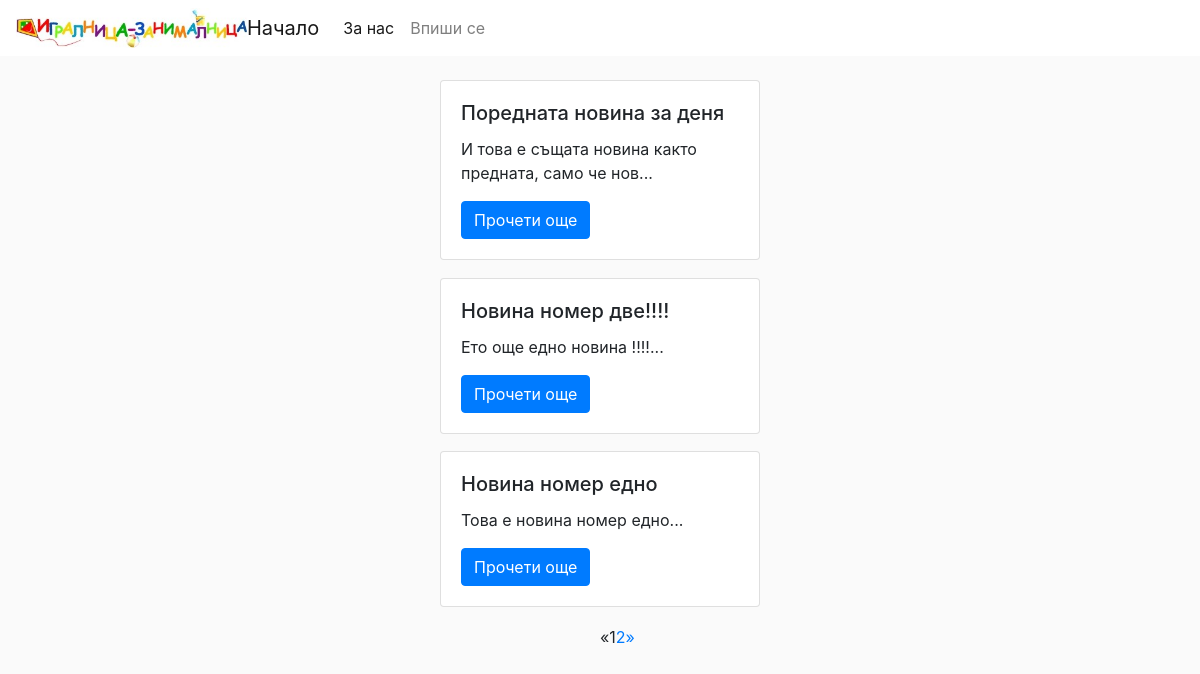
/, run on an earlier commit of the app's database.
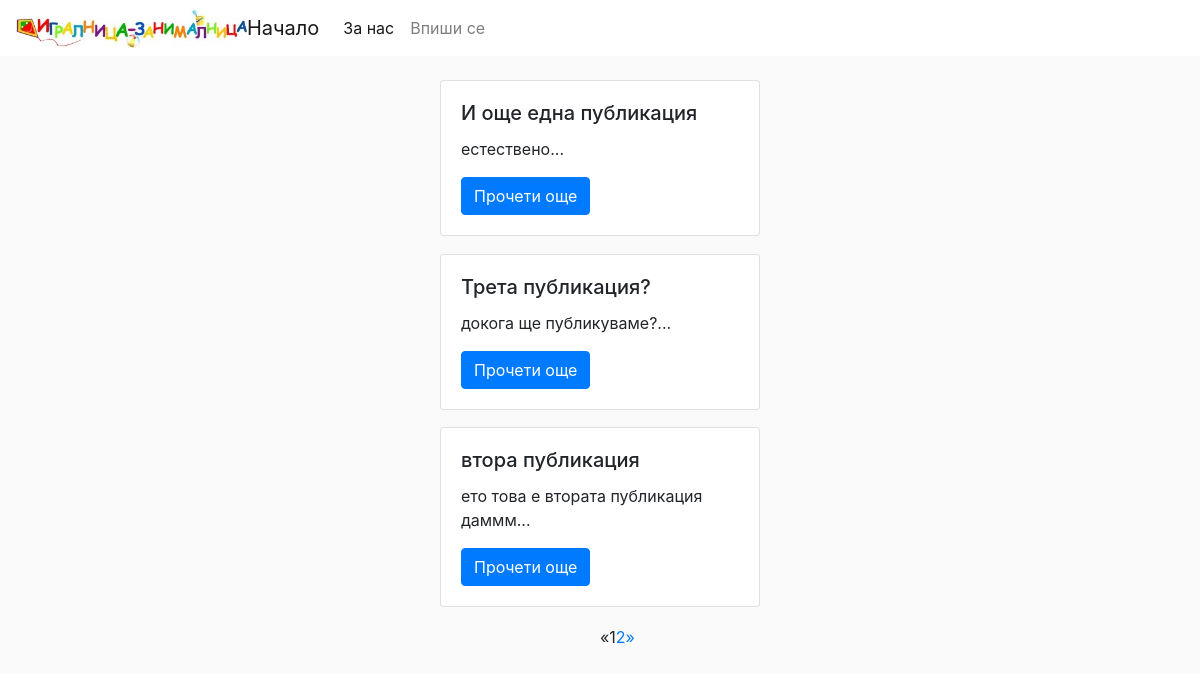
And on a later commit of the database.
### news/models.py (models this page shows, shortened)
class Post(models.Model):
    title = models.CharField('заглавие', max_length=50)
    pub_date = models.DateField('дата на публикуване', auto_now_add=True)
    content = models.TextField('съдържание')
    class Meta:
        verbose_name = 'публикация'
        verbose_name_plural = 'публикации'
    def short_content(self):
        return f"{self.content:.50}..."

### news/views.py (the view)
# urls.py: urlpatterns = [path('', views.NewsList.as_view(), name='index'),
class NewsList(ListView):
    model = Post
    template_name = 'news-list.html'
    context_object_name = 'posts'
    paginate_by = 3
    def get_queryset(self):
        return Post.objects.all().order_by('-pub_date', '-pk')

### news/templates/news-list.html (shortened to what this page needs)
{% extends 'index.html' %}
{% block body %}
<div class="container" style="margin-top: 2%">
    <div class="row">
        {% for post in posts %}
        <div class="col-lg-4"></div>
        <div class="col-lg-4">
            <div class="container" style="margin-bottom: 5%">
                <div class="card" style="width: 20rem;">
                    <div class="card-body" style="border: 5%">
                        <h5 class="card-title">{{post.title}}</h5>
                        <p class="card-text">{{post.short_content}}</p>
                    <a href="{% url 'details' post.id %}" class="btn btn-primary">Прочети още</a>
                </div>
            </div>
        </div>
    </div>
    <div class="col-lg-4"></div>
    {% endfor %}
{% include 'pages.html' %}
</div>
</div>
{% endblock %}

### common/templates/index.html (shortened to what this page needs)
<!DOCTYPE html>
<html lang="bg">
<head>
    <link rel="stylesheet" href="https://stackpath.bootstrapcdn.com/bootstrap/4.3.1/css/bootstrap.min.css">
    {% load static %}
    <link rel="stylesheet" type="text/css" href="{% static 'index.css' %}">
</head>
<body>
    {% include 'navbar.html' %}
        {% block body %}
        {% endblock %}
</body>
</html>

### common/templates/navbar.html (shortened to what this page needs)
{% load static %}
<nav class="navbar navbar-expand-lg navbar-light" style="background-color: white;" >
  <img src="{% static 'logo.jpg' %}" height="40" alt="Logo">
  <a class="navbar-brand" href="/">Начало</a>
  <div class="collapse navbar-collapse" id="navbarNavDropdown">
    <ul class="navbar-nav">
      <li class="nav-item active">
        <a class="nav-link" href="{% url 'index' %}">За нас <span class="sr-only">(current)</span></a>
      </li>
       {% if not user.is_authenticated %}
      <li class="nav-item">
        <a class="nav-link" href="{% url 'login' %}">Впиши се</a>
      </li>
           {% endif %}
    </ul>
  </div>
</nav>

### common/templates/pages.html (shortened to what this page needs)
<div class="col-lg-6">
</div>
{% if is_paginated %}
<ul class="pagination">
    {% if page_obj.has_previous %}
    <li><a href="?page={{ page_obj.previous_page_number }}">&laquo;</a></li>
    {% else %}
    <li class="disabled"><span>&laquo;</span></li>
    {% endif %} {% for i in paginator.page_range %} {% if page_obj.number == i %}
    <li class="active"><span>{{ i }} <span class="sr-only">(current)</span></span>
    </li>
    {% else %}
    <li><a href="?page={{ i }}">{{ i }}</a></li>
    {% endif %} {% endfor %} {% if page_obj.has_next %}
    <li><a href="?page={{ page_obj.next_page_number }}">&raquo;</a></li>
    {% else %}
    <li class="disabled"><span>&raquo;</span></li>
    {% endif %}
</ul>
{% endif %}

### common/static/index.css (style rules this page uses)
body { background: #fafafa; }

What changed in the data, as far as the page shows it:
removed Post: title "Поредната новина за деня", short_content "И това е същата новина както предната, само че нов..."
removed Post: title "Новина номер две!!!!", short_content "Ето още едно новина !!!!..."
removed Post: title "Новина номер едно", short_content "Това е новина номер едно..."
added Post: title "И още една публикация", short_content "естествено..."
added Post: title "Трета публикация?", short_content "докога ще публикуваме?..."
added Post: title "втора публикация", short_content "ето това е втората публикация даммм..."
